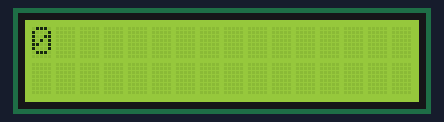
A sketch run on a simulated Arduino Uno, built with avr-gcc and run on an emulated ATmega328P. Parts: 16×2 character LCD.

Above: at 0.1 s.
At 2.1 s:
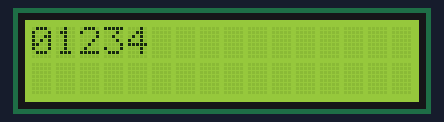
At 4.1 s:
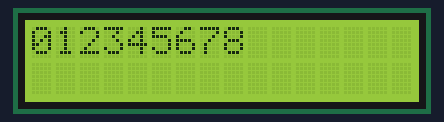
At 8.1 s:
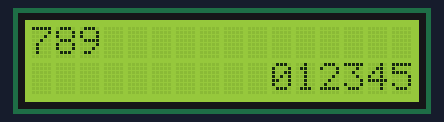
At 12.1 s:
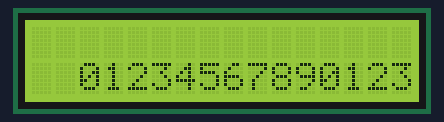
At 16.1 s:
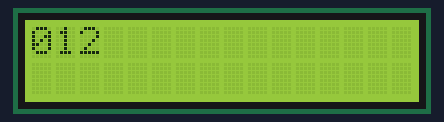

Measured:
- by itself, everything shown: repeats every 15.0 s, in 31 steps
- what the display in image 1 shows lasts 0.5 s, from 2.1 s to 2.6 s

The sketch:

lcdar.ino
```cpp
#include <LiquidCrystal.h>
const int rs = 12, en = 11, d4 = 5, d5 = 4, d6 = 3, d7 = 2;
LiquidCrystal lcd(rs, en, d4, d5, d6, d7);
void setup() {
lcd.begin(16, 2);
}
void loop() {
  lcd.setCursor(0, 0);
for (int thisChar = 0; thisChar < 10; thisChar++) {
  lcd.print(thisChar);
    delay(500);
  }
  lcd.setCursor(17, 1);
  lcd.autoscroll();
  for (int thisChar = 0; thisChar < 10; thisChar++) {
    lcd.print(thisChar);
    delay(500);
  }
  for (int thisChar = 0; thisChar < 10; thisChar++) {
  lcd.print(thisChar);
    delay(500);
  }
  lcd.noAutoscroll();
  lcd.clear();
  lcd.home();
}
```
